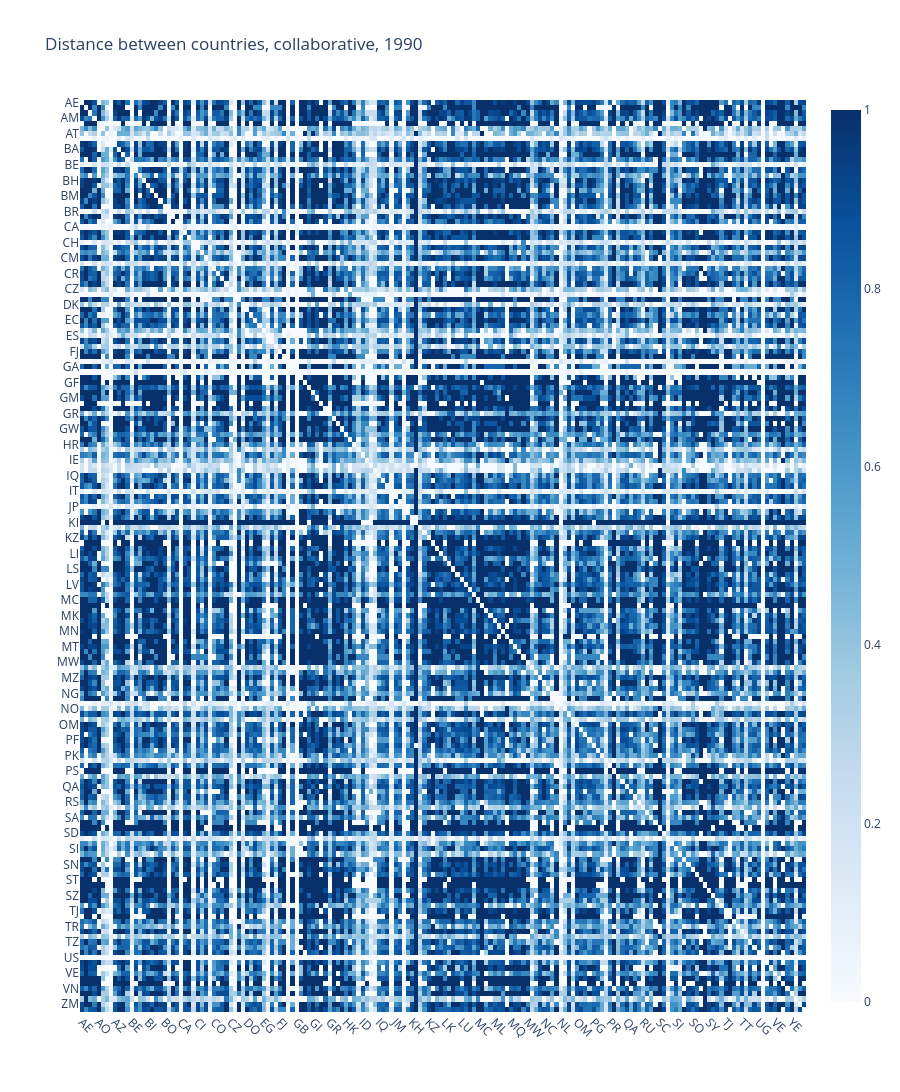

This figure's notebook cell:
### Code cell
uf.plotly_heatmap(
    df_dist_turn,
    x_labels=df_dist.columns,
    y_labels=df_dist.index,
    z_min=0, z_max=1,
    colorscale="non-symmetrical",
    x_type="country",
    y_type="country",
    title=f"Distance between countries, {mode[:-1]}, {year}",
)

### Figure 1 — Plotly figure (JSON) as saved in the notebook; plotly's stock layout.template omitted (floating-point values rounded to 4 significant figures; data arrays with more than 128 entries replaced by an {"elided": "..."} marker saying what was removed)
{"data": [{"colorscale": [[0, "rgb(247,251,255)"], [0.125, "rgb(222,235,247)"], [0.25, "rgb(198,219,239)"], [0.375, "rgb(158,202,225)"], [0.5, "rgb(107,174,214)"], [0.625, "rgb(66,146,198)"], [0.75, "rgb(33,113,181)"], [0.875, "rgb(8,81,156)"], [1, "rgb(8,48,107)"]], "customdata": {"elided": "176x176x2 str values"}, "hovertemplate": "<b>X: </b>%{customdata[0]}<br><b>Y: </b>%{customdata[1]}<br><b>Z: </b> %{z:.3f}<br><extra></extra>", "type": "heatmap", "x": {"elided": "176 str values"}, "y": {"elided": "176 str values"}, "z": {"elided": "176x176 float values"}, "zmax": 1, "zmin": 0}], "layout": {"height": 3520, "title": {"text": "Distance between countries, collaborative, 1990"}, "xaxis": {"automargin": true, "tickangle": 45}, "yaxis": {"automargin": true, "autorange": "reversed"}}}
